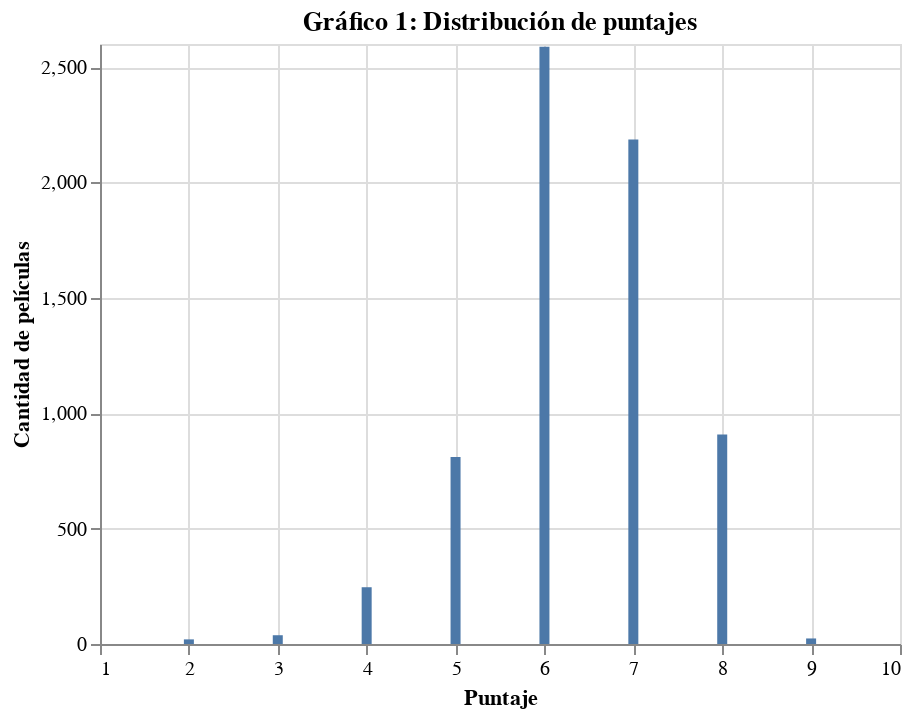

This figure's notebook cell:
### Code cell
#https://altair-viz.github.io/user_guide/configuration.html (cómo agregar título al gráfico)
#https://altair-viz.github.io/gallery/simple_bar_chart.html (como crear gráfico de barras)
alt.Chart(a).mark_bar().encode(
    x='Puntaje',
    y='Cantidad de películas',
).interactive().properties(
    title='Gráfico 1: Distribución de puntajes'
)

### Figure 1 — Vega-Lite specification as saved in the notebook (floating-point values rounded to 4 significant figures)
{"config": {"view": {"continuousWidth": 400, "continuousHeight": 300}}, "data": {"name": "data-b0ebbdb6937b1abc81c5d7b62d2c79bb"}, "mark": "bar", "encoding": {"x": {"type": "quantitative", "field": "Puntaje"}, "y": {"type": "quantitative", "field": "Cantidad de películas"}}, "selection": {"selector005": {"type": "interval", "bind": "scales", "encodings": ["x", "y"]}}, "title": "Gráfico 1: Distribución de puntajes", "$schema": "https://vega.github.io/schema/vega-lite/v4.8.1.json", "datasets": {"data-b0ebbdb6937b1abc81c5d7b62d2c79bb": [{"Puntaje": 2.0, "Cantidad de películas": 20}, {"Puntaje": 3.0, "Cantidad de películas": 38}, {"Puntaje": 4.0, "Cantidad de películas": 246}, {"Puntaje": 5.0, "Cantidad de películas": 810}, {"Puntaje": 6.0, "Cantidad de películas": 2588}, {"Puntaje": 7.0, "Cantidad de películas": 2186}, {"Puntaje": 8.0, "Cantidad de películas": 908}, {"Puntaje": 9.0, "Cantidad de películas": 24}]}}
